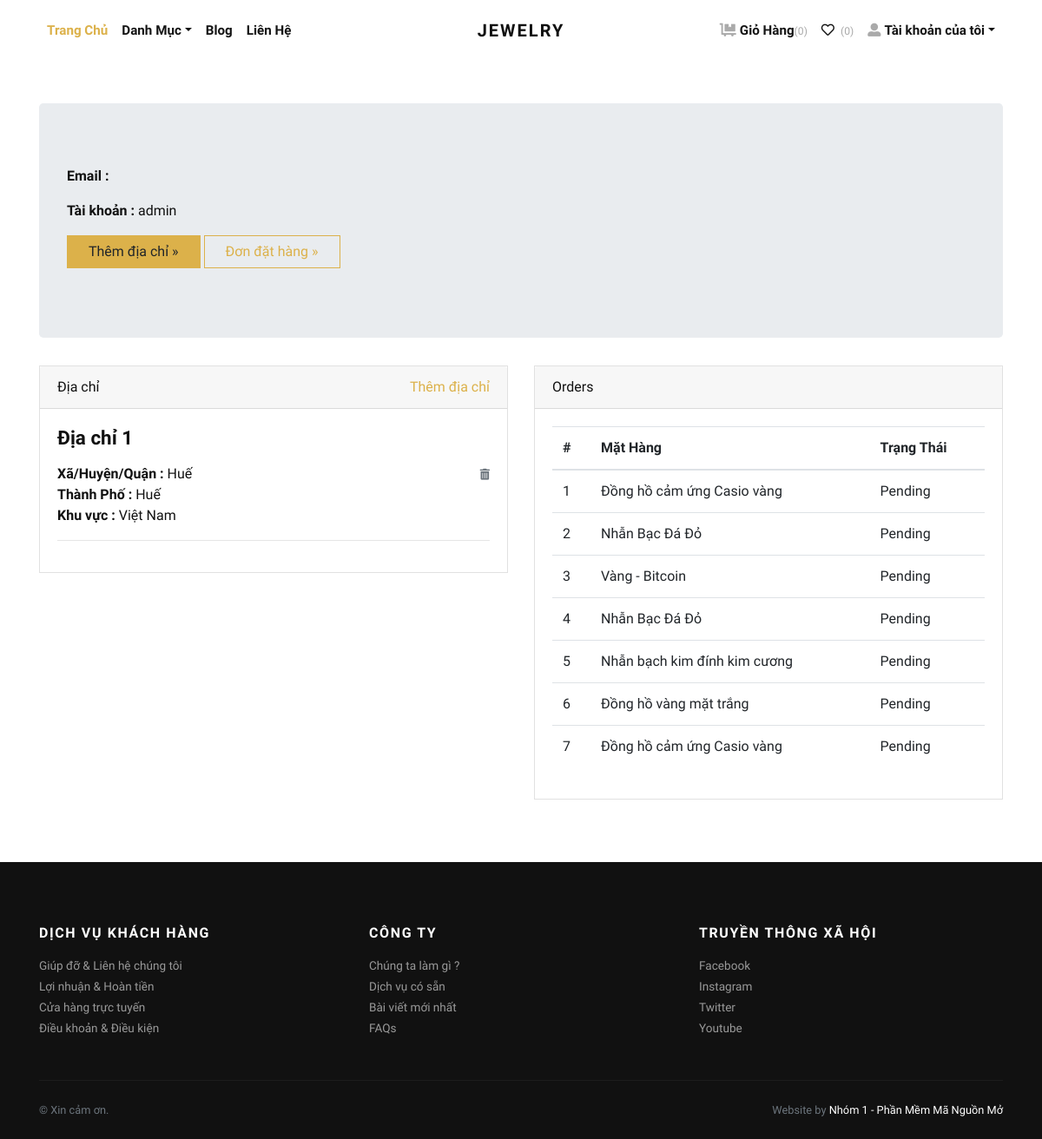
/accounts/profile/ (signed in), run on the app's committed database.
### store/models.py (models this page shows, shortened)
class Address(models.Model):
    user = models.ForeignKey(User, verbose_name="User", on_delete=models.CASCADE)
    locality = models.CharField(max_length=150, verbose_name="Nearest Location")
    city = models.CharField(max_length=150, verbose_name="City")
    state = models.CharField(max_length=150, verbose_name="State")

class Order(models.Model):
    user = models.ForeignKey(User, verbose_name="User", on_delete=models.CASCADE)
    address = models.ForeignKey(Address, verbose_name="Shipping Address", on_delete=models.CASCADE)
    product = models.ForeignKey(Product, verbose_name="Product", on_delete=models.CASCADE)
    quantity = models.PositiveIntegerField(verbose_name="Quantity")
    ordered_date = models.DateTimeField(auto_now_add=True, verbose_name="Ordered Date")
    status = models.CharField(
        choices=STATUS_CHOICES,
        max_length=50,
        default="Pending"
        )

class Product(models.Model):
    title = models.CharField(max_length=150, verbose_name="Product Title")
    slug = models.SlugField(max_length=160, verbose_name="Product Slug")
    sku = models.CharField(max_length=255, unique=True, verbose_name="Unique Product ID (SKU)")
    short_description = models.TextField(verbose_name="Short Description")
    detail_description = models.TextField(blank=True, null=True, verbose_name="Detail Description")
    product_image = models.ImageField(upload_to='product', blank=True, null=True, verbose_name="Product Image")
    price = models.DecimalField(max_digits=8, decimal_places=2)
    category = models.ForeignKey(Category, verbose_name="Product Categoy", on_delete=models.CASCADE)
    is_active = models.BooleanField(verbose_name="Is Active?")
    is_featured = models.BooleanField(verbose_name="Is Featured?")
    created_at = models.DateTimeField(auto_now_add=True, verbose_name="Created Date")
    updated_at = models.DateTimeField(auto_now=True, verbose_name="Updated Date")
    class Meta:
        verbose_name_plural = 'Products'
        ordering = ('-created_at', )

### store/views.py (the view)
# urls.py: path('accounts/profile/', views.profile, name="profile"),
@login_required
def profile(request):
    addresses = Address.objects.filter(user=request.user)
    orders = Order.objects.filter(user=request.user)
    return render(request, 'account/profile.html', {'addresses':addresses, 'orders':orders})

### store/context_preprocessors.py (called while the page is built)
def store_menu(request):
    categories = Category.objects.filter(is_active=True)
    context = {
        'categories_menu': categories,
    }
    return context

def cart_menu(request):
    if request.user.is_authenticated:
        cart_items= Cart.objects.filter(user=request.user)
        context = {
            'cart_items': cart_items,
        }
    else:
        context = {}
    return context

### templates/account/profile.html (shortened to what this page needs)
{% extends 'base.html' %}
{% load static %}
    {% block content %}
      <div class="container py-5">
        <div class="jumbotron">
          <p><strong>Email :</strong> {{request.user.email}}</p>
          <p><strong>Tài khoản :</strong> {{request.user.username}}</p>
          <p><a class="btn btn-primary btn-large" href="{% url 'store:add-address' %}">Thêm địa chỉ »</a> <a class="btn btn-outline-primary btn-large" href="#">Đơn đặt hàng »</a></p>
        </div>
        <div class="row">
          <div class="col-lg-6">
            <div class="card mb-4" id="headings">
              <div class="card-header">Địa chỉ <span class="float-right"><a href="{% url 'store:add-address' %}">Thêm địa chỉ</a></span></div>
              <div class="card-body">
                {% if addresses %}
                    {% for address in addresses %}
                        <h4 class="mb-3">Địa chỉ {{forloop.counter}}</h4>
                        <span class="float-right"><a href="{% url 'store:remove-address' address.id %}"><i class="fas fa-trash-alt small text-muted"></i></a></span>
                        <p>
                            <strong>Xã/Huyện/Quận : </strong>{{address.locality}} <br>
                            <strong>Thành Phố : </strong>{{address.city}} <br>
                            <strong>Khu vực : </strong>{{address.state}} <br>
                        </p>
                        <hr>
                    {% endfor %}
                {% else %}
                <div class="text-danger">
                  Địa chỉ không được thêm vào.
                </div>
                {% endif %}
              </div>
            </div>
          </div>
          <div class="col-lg-6">
            <div class="card mb-4" id="tables">
              <div class="card-header">Orders</div>
              <div class="card-body">
                <table class="table table-hover">
                  <thead>
                    <tr>
                      <th>#</th>
                      <th>Mặt Hàng</th>
                      <th>Trạng Thái</th>
                    </tr>
                  </thead>
                  <tbody>
                    {% if orders %}
                      {% for order in orders %}
                        <tr>
                          <td>{{forloop.counter}}</td>
                          <td>{{order.product.title}}</td>
                          <td>
                            {{order.status}}
                          </td>
                        </tr>
                      {% endfor %}
                    {% else %}
                    <tr>
                      <td class="text-danger" colspan="3">Bạn chưa đặt hàng.</td>
                    </tr>
                    {% endif %}
                  </tbody>
                </table>
              </div>
            </div>
          </div>
        </div>
      </div>
{% endblock content %}

### jewelryshop/static/css/style.default.css (style rules this page uses)
strong { font-weight: 700; }
.btn { font-weight: 400; border: 1px solid transparent; font-family: inherit; padding: 0.375rem 1.5rem; font-size: 1rem; line-height: 1.5; border-radius: 0; transition: color 0.15s ease-in-out, background-color 0.15s ease-in-out, border-color 0.15s ease-in-out, box-shadow 0.15s ease-in-out; }
.btn-primary { color: #212529; background-color: #dcb14a; border-color: #dcb14a; }
.btn-outline-primary { color: #dcb14a; background-color: transparent; background-image: none; border-color: #dcb14a; }
body { font-family: "Libre Franklin", sans-serif; font-size: 1rem; font-weight: 400; line-height: 1.5; color: #111111; background-color: #fff; }
a { color: #dcb14a; text-decoration: none; }
h1, h2, h3, h4, h5, h6, .h1, .h2, .h3, .h4, .h5, .h6 { margin-bottom: 0.5rem; font-family: inherit; font-weight: 900; line-height: 1.2; color: inherit; }
h4, .h4 { font-size: 1.4rem; }
hr { border-top: 1px solid rgba(17, 17, 17, 0.1); }
small, .small { font-size: 80%; font-weight: 400; }
.card { background-color: #fff; border: 1px solid rgba(17, 17, 17, 0.125); border-radius: 0; }
.card-body { padding: 1.25rem; }
.card-header { padding: 0.75rem 1.25rem; background-color: rgba(17, 17, 17, 0.03); border-bottom: 1px solid rgba(17, 17, 17, 0.125); }
.card-header:first-child { border-radius: calc(0 - 1px) calc(0 - 1px) 0 0; }

### data on the page
Address: locality "Huế", city "Huế", state "Việt Nam"
Order: product "Đồng hồ cảm ứng Casio vàng", status "Pending"
Order: product "Nhẫn Bạc Đá Đỏ", status "Pending"
Order: product "Vàng - Bitcoin", status "Pending"
Order: product "Nhẫn Bạc Đá Đỏ", status "Pending"
Order: product "Nhẫn bạch kim đính kim cương", status "Pending"
Order: product "Đồng hồ vàng mặt trắng", status "Pending"
Order: product "Đồng hồ cảm ứng Casio vàng", status "Pending"

### other printed values
{{ cart_items.count }} "0"
{{ request.user.username }} "admin"
